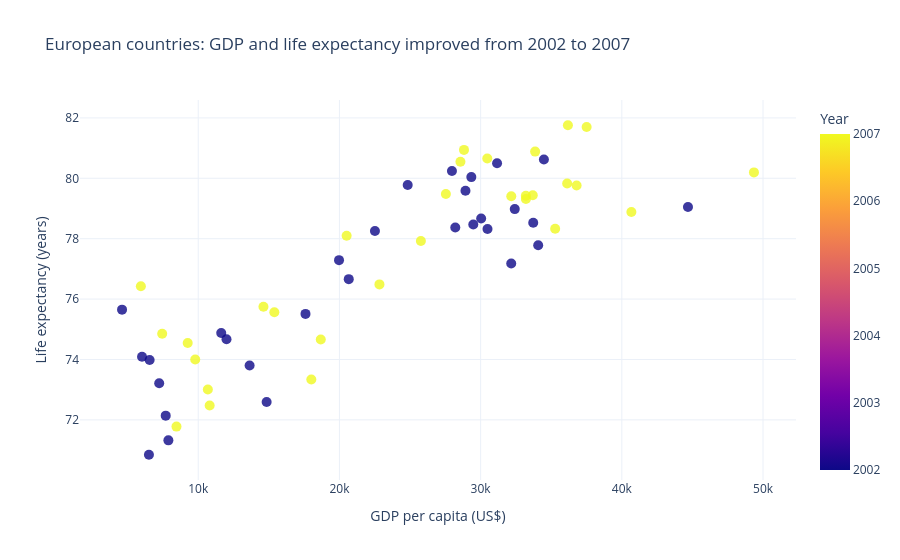

Notebook code for this chart:
### Markdown cell above
## Task 1 — Scatter: life expectancy change over time

**What to build:** A scatter showing **GDP per capita vs life expectancy** for **two years** (2002 and 2007) to show how both moved — use **colour for year** (just 2 colours), **one continent only**.

Choose any continent except Africa (that was the example). Highlight the change direction.

> 💡 Filter: `df.loc[df['continent'] == 'YOUR_CHOICE']` then filter years

### Code cell
# Task 1: GDP per capita vs life expectancy in Europe

europe = df.loc[
    (df["continent"] == "Europe") &
    (df["year"].isin([2002, 2007]))
].copy()

fig = px.scatter(
    europe,
    x="gdpPercap",
    y="lifeExp",
    color="year",
    hover_name="country",
    color_discrete_map={
        2002: "#8DA0CB",
        2007: "#D95F02"
    },
    title="European countries: GDP and life expectancy improved from 2002 to 2007",
    labels={
        "gdpPercap": "GDP per capita (US$)",
        "lifeExp": "Life expectancy (years)",
        "year": "Year"
    }
)

fig.update_traces(marker=dict(size=10, opacity=0.8))
fig.update_layout(
    template="plotly_white",
    legend_title_text="Year"
)

fig.show()

### Figure 1 — Plotly figure (JSON) as saved in the notebook; plotly's stock layout.template omitted (floating-point values rounded to 4 significant figures)
{"data": [{"hovertemplate": "<b>%{hovertext}</b><br><br>GDP per capita (US$)=%{x}<br>Life expectancy (years)=%{y}<br>Year=%{marker.color}<extra></extra>", "hovertext": ["Albania", "Albania", "Austria", "Austria", "Belgium", "Belgium", "Bosnia and Herzegovina", "Bosnia and Herzegovina", "Bulgaria", "Bulgaria", "Croatia", "Croatia", "Czech Republic", "Czech Republic", "Denmark", "Denmark", "Finland", "Finland", "France", "France", "Germany", "Germany", "Greece", "Greece", "Hungary", "Hungary", "Iceland", "Iceland", "Ireland", "Ireland", "Italy", "Italy", "Montenegro", "Montenegro", "Netherlands", "Netherlands", "Norway", "Norway", "Poland", "Poland", "Portugal", "Portugal", "Romania", "Romania", "Serbia", "Serbia", "Slovak Republic", "Slovak Republic", "Slovenia", "Slovenia", "Spain", "Spain", "Sweden", "Sweden", "Switzerland", "Switzerland", "Turkey", "Turkey", "United Kingdom", "United Kingdom"], "legendgroup": "", "marker": {"color": [2002, 2007, 2002, 2007, 2002, 2007, 2002, 2007, 2002, 2007, 2002, 2007, 2002, 2007, 2002, 2007, 2002, 2007, 2002, 2007, 2002, 2007, 2002, 2007, 2002, 2007, 2002, 2007, 2002, 2007, 2002, 2007, 2002, 2007, 2002, 2007, 2002, 2007, 2002, 2007, 2002, 2007, 2002, 2007, 2002, 2007, 2002, 2007, 2002, 2007, 2002, 2007, 2002, 2007, 2002, 2007, 2002, 2007, 2002, 2007], "coloraxis": "coloraxis", "opacity": 0.8, "size": 10, "symbol": "circle"}, "mode": "markers", "name": "", "orientation": "v", "showlegend": false, "type": "scatter", "x": [4604.0, 5937.0, 32420.0, 36130.0, 30490.0, 33690.0, 6019.0, 7446.0, 7697.0, 10680.0, 11630.0, 14620.0, 17600.0, 22830.0, 32170.0, 35280.0, 28200.0, 33210.0, 28930.0, 30470.0, 30040.0, 32170.0, 22510.0, 27540.0, 14840.0, 18010.0, 31160.0, 36180.0, 34080.0, 40680.0, 27970.0, 28570.0, 6557.0, 9254.0, 33720.0, 36800.0, 44680.0, 49360.0, 12000.0, 15390.0, 19970.0, 20510.0, 7885.0, 10810.0, 7236.0, 9787.0, 13640.0, 18680.0, 20660.0, 25770.0, 24840.0, 28820.0, 29340.0, 33860.0, 34480.0, 37510.0, 6508.0, 8458.0, 29480.0, 33200.0], "xaxis": "x", "y": [75.65, 76.42, 78.98, 79.83, 78.32, 79.44, 74.09, 74.85, 72.14, 73.0, 74.88, 75.75, 75.51, 76.49, 77.18, 78.33, 78.37, 79.31, 79.59, 80.66, 78.67, 79.41, 78.26, 79.48, 72.59, 73.34, 80.5, 81.76, 77.78, 78.89, 80.24, 80.55, 73.98, 74.54, 78.53, 79.76, 79.05, 80.2, 74.67, 75.56, 77.29, 78.1, 71.32, 72.48, 73.21, 74.0, 73.8, 74.66, 76.66, 77.93, 79.78, 80.94, 80.04, 80.88, 80.62, 81.7, 70.84, 71.78, 78.47, 79.42], "yaxis": "y"}], "layout": {"coloraxis": {"colorbar": {"title": {"text": "Year"}}, "colorscale": [[0, "#0d0887"], [0.1111, "#46039f"], [0.2222, "#7201a8"], [0.3333, "#9c179e"], [0.4444, "#bd3786"], [0.5556, "#d8576b"], [0.6667, "#ed7953"], [0.7778, "#fb9f3a"], [0.8889, "#fdca26"], [1, "#f0f921"]]}, "legend": {"title": {"text": "Year"}, "tracegroupgap": 0}, "title": {"text": "European countries: GDP and life expectancy improved from 2002 to 2007"}, "xaxis": {"anchor": "y", "domain": [0, 1], "title": {"text": "GDP per capita (US$)"}}, "yaxis": {"anchor": "x", "domain": [0, 1], "title": {"text": "Life expectancy (years)"}}}}
